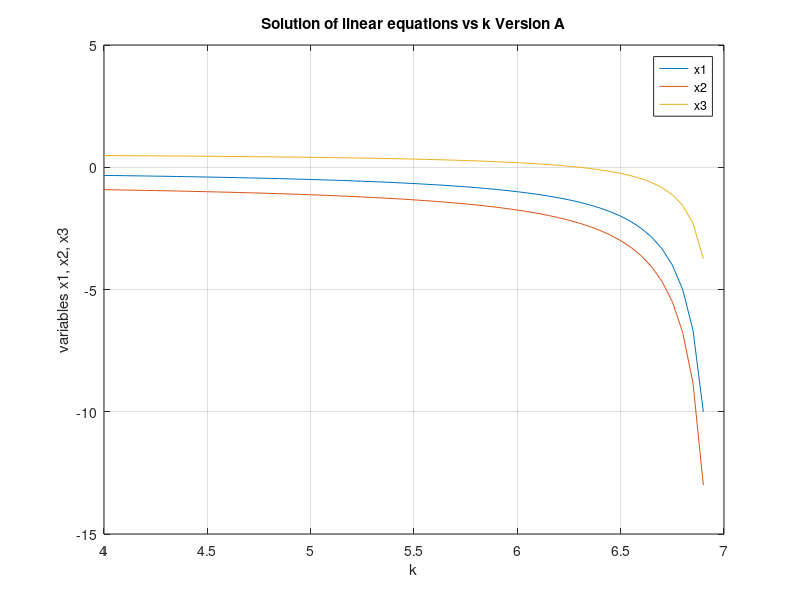

Recreate this plot in MATLAB.
%% Eric Wan - ezw23@drexel.edu

%% Question 1
A = [7 0 -16; -3 1 4; 2 -3 4]; % setting A: coeff of system of equations
B = [-9; 2; 4]; % setting B: sol of system of equations
augAB = [A, B]; % setting aug matrix AB of system of equations
r = rref (augAB) % doing rref of AB
% there is no solution as the last row is inconsistent

%% Question 2
k = 4:0.05:6.90; % setting values of k
n = numel(k); % part a: number of values in k for 
results = zeros(3,n); % part b: creating results matrix
for w = 1:n % part c: setting w as indexing variable
    A = [k(w) 0 -16; -3 1 4; 2 -3 4]; % part i: setting A with k of w
    B = [-9; 2; 4]; % setting B
    augAB = [A, B]; % setting aug matrix
    r = rref (augAB); % part ii: doing rref of AB
    results(:,w) = r(:,4); % part iii: pushing solution into results
end

%% Question 3
figure % creating figure
plot(k,results); % plotting results vs. k
title('Solution of linear equations vs k Version A'); % add title
xlabel('k'); % add label of x axis
ylabel('variables x1, x2, x3'); % add label of y axis
grid on
hold on
legend('show'); % showing legend
legend('x1', 'x2', 'x3'); % editing legend
% as k approaches 7. the graphs go towards infinity which is correct
% because there is no solution at k = 7
